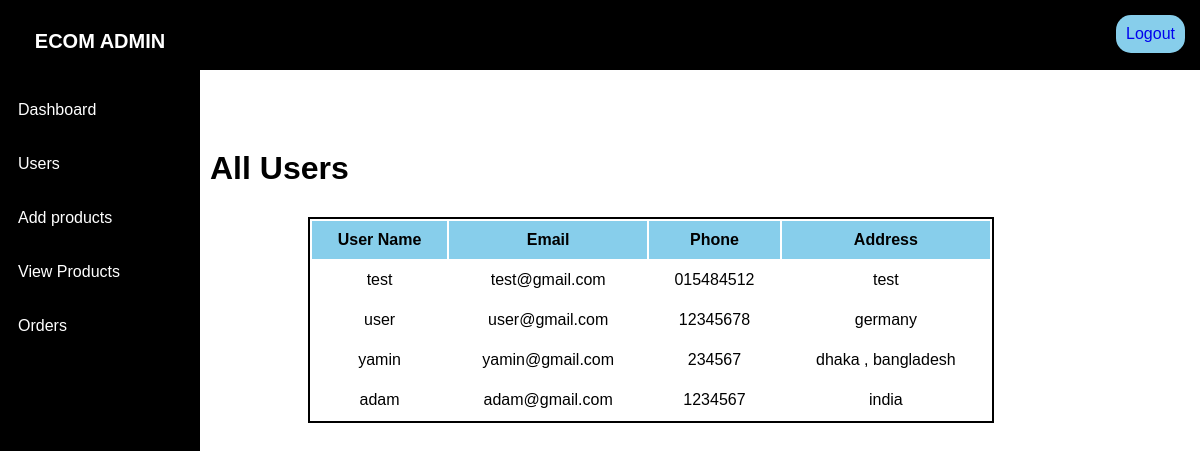
/admin/users.php (signed in), run on the app's committed database.
### tables this page shows
CREATE TABLE `users` (
  `id` int(50) NOT NULL AUTO_INCREMENT,
  `name` varchar(50) NOT NULL,
  `email` varchar(50) NOT NULL,
  `password` varchar(50) NOT NULL,
  `phone` varchar(50) NOT NULL,
  `address` varchar(50) NOT NULL,
  `usertype` varchar(50) NOT NULL,
  PRIMARY KEY (`id`)
);

### admin/users.php (the view, shortened to what this page needs)
 <?php
	$conn=mysqli_connect("localhost","root","","php_ecom");
	$is_user="user";
	$sql="SELECT * from users Where usertype='$is_user'";
	$result = mysqli_query($conn,$sql);
?>
<!DOCTYPE html>
<html>
<head>
	<link rel="stylesheet" type="text/css" href="admin_style.css">
</head>
<body>
	<div class="wrapper">
		<div class="sidebar">
			<h2>Ecom Admin</h2>
			<ul>
				<li>
					<a href="adminpage.php">Dashboard</a>
				</li>
				<li>
					<a href="users.php">Users</a>
				</li>
				<li>
					<a href="add_product.php">Add products</a>
				</li>
				<li>
					<a href="display_product.php">View Products</a>
				</li>
				<li>
					<a href="all_orders.php">Orders</a>
				</li>
			</ul>
		</div>
		<div class="header">
			<div class="admin_header">
				<a href="../logout.php">Logout</a>
			</div>
			<div class="info">
				 <h1>All Users</h1>
				 <table>
				 	<tr>
				 		<th>User Name</th>
				 		<th>Email</th>
				 		<th>Phone</th>
				 		<th>Address</th>
				 	</tr>
				 	<?php
				 	while($row=mysqli_fetch_assoc($result))
				 	{
				 	?>
				 	<tr>
				 		<td><?php echo $row['name'] ?></td>
				 		<td><?php echo $row['email'] ?></td>
				 		<td><?php echo $row['phone'] ?></td>
				 		<td><?php echo $row['address'] ?></td>
				 	</tr>
				 	<?php
				 	}
				 	?>
				 </table>
			</div>
		</div>
	</div>
</body>
</html>

### admin/admin_style.css (style rules this page uses)
* { margin: 0; padding: 0; text-decoration: none; list-style: none; box-sizing: border-box; font-family: sans-serif; }
.wrapper { display: flex; position: relative; }
.wrapper .sidebar { background: black; width: 200px; height: 100%; position: fixed; padding: 30px 0px; }
.wrapper .sidebar h2 { color: white; margin-bottom: 30px; text-transform: uppercase; font-size: 20px; text-align: center; }
.wrapper .sidebar ul li { padding: 18px; }
.wrapper .sidebar ul li a { color: white; font-size: 16px; }
.header { margin-left: 200px ; width: 100%; }
.header .admin_header { background: black; padding: 15px; width: 100%; height: 70px; }
.header .admin_header a { float: right; background: skyblue; padding: 10px; border-radius: 15px; }
.info { margin-top: 70px; padding: 10px; }
table { border:2px solid black; margin-left: 10%; width: 70%; margin-top: 30px; }
th { background: skyblue; padding: 10px; text-align: center; font-weight: bold; }
td { padding: 10px; margin: 10px; text-align: center; }

### data on the page
users: name "test", email "test@gmail.com", phone "015484512", address "test"
users: name "user", email "user@gmail.com", phone "12345678", address "germany"
users: name "yamin", email "yamin@gmail.com", phone "234567", address "dhaka , bangladesh"
users: name "adam", email "adam@gmail.com", phone "1234567", address "india"
